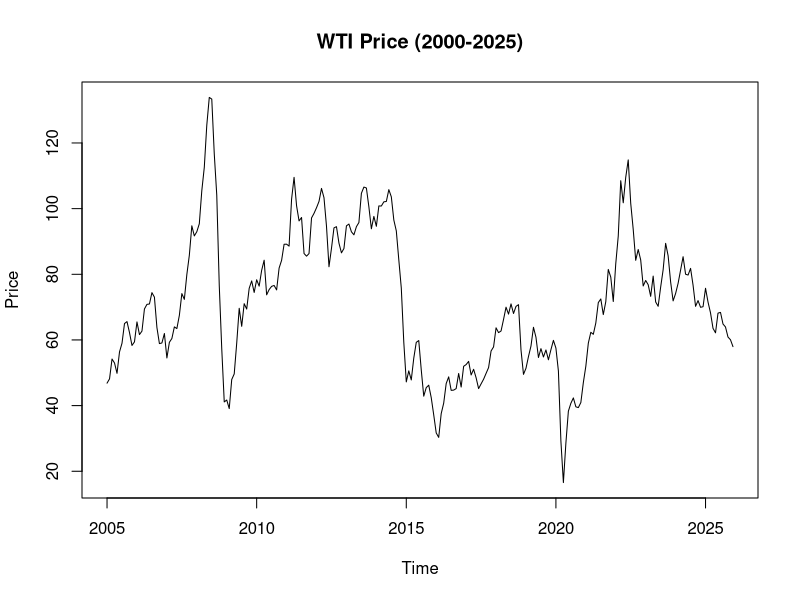
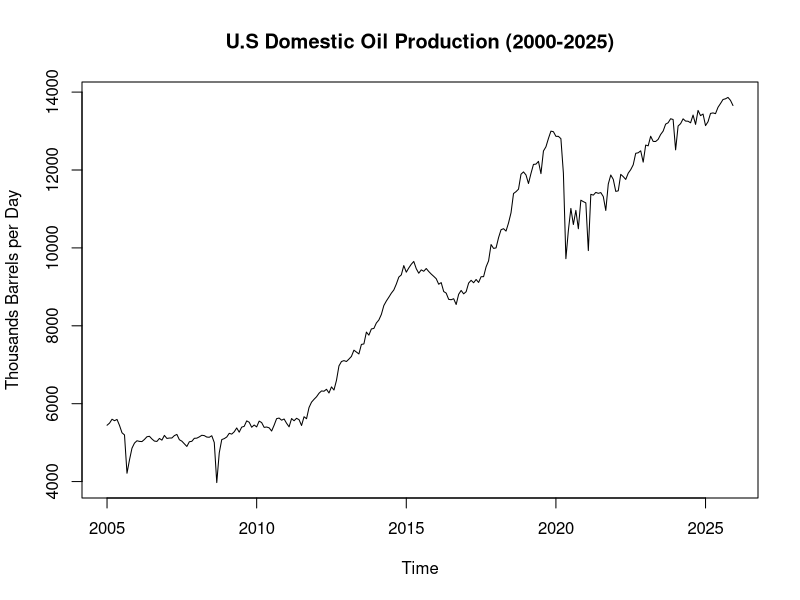
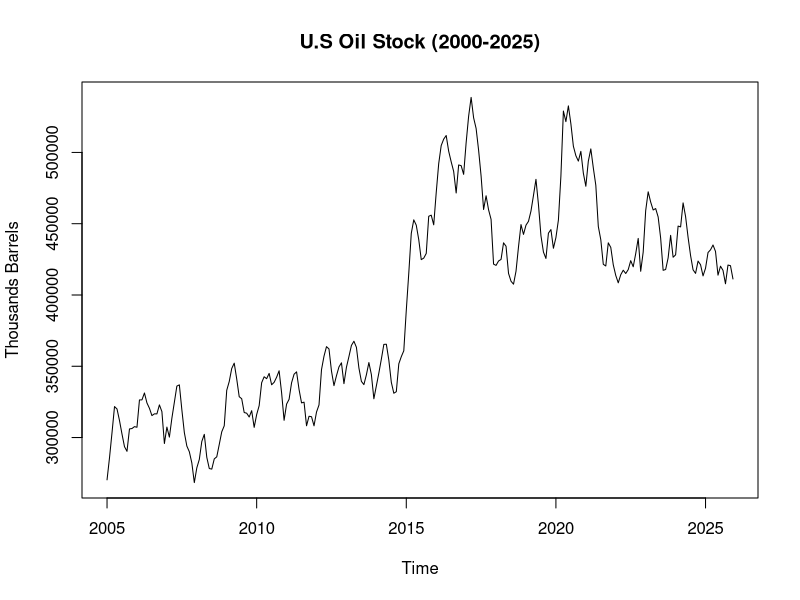
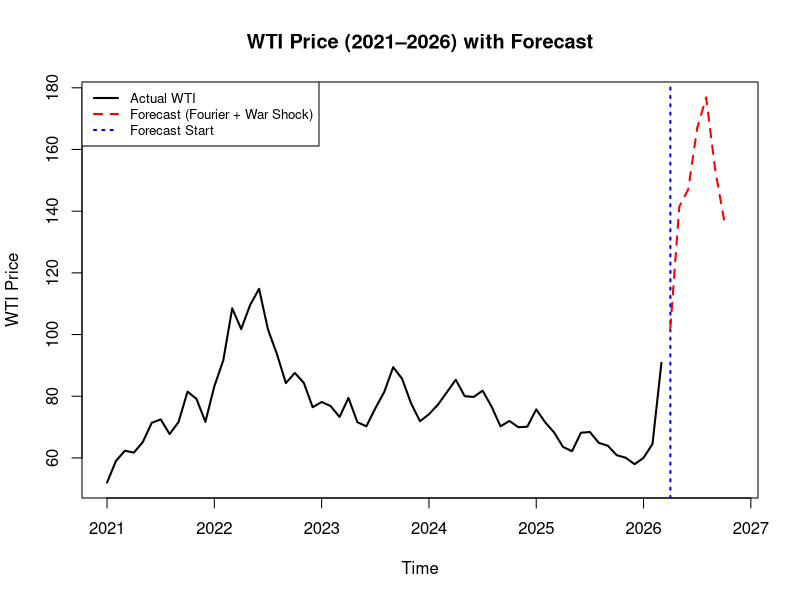

R code for these plots, in order:
## ---- chunk 1

library(readxl)
library(dplyr)
library(lubridate)
library(tidyr)
library(forecast)
library(tseries)
library(ggplot2)

## ---- chunk 2
wti_raw <- read_excel("Data/Cushing, OK WTI Spot Price FOB (Dollars per Barrel).xls")
stock_raw <- read_excel("Data/U.S. Ending Stocks of Crude Oil (Thousand Barrels).xls")
prod_raw <- read_excel("Data/U.S. Field Production of Crude Oil (Thousand Barrels per Day).xls")
## ---- chunk 3
wti_df <- data.frame(
  Date  = as.Date(wti_raw[[1]], format = "%Y/%m/%d"),
  Price = as.numeric(wti_raw[[2]])
) %>%
  na.omit() %>%
  arrange(Date)

wti_ts <- ts(wti_df[,2], start = c(1986,1), frequency = 12)

wti_sub <- window(wti_ts, start = c(2005, 1), end = c(2025, 12))

# Plot WTI training series
plot(wti_sub, main = "WTI Price (2000-2025)", ylab = "Price", xlab = "Time")

# Stationarity check
adf.test(wti_sub)

fit_arima <- auto.arima(wti_sub)
fit_arima

## ---- chunk 4
#Stock
stock_df <- data.frame(
  Date  = as.Date(stock_raw[[1]], format = "%Y/%m/%d"),
  Price = as.numeric(stock_raw[[2]])
) %>%
  na.omit() %>%
  arrange(Date)

#Production
prod_df <- data.frame(
  Date  = as.Date(prod_raw[[1]], format = "%Y/%m/%d"),
  Price = as.numeric(prod_raw[[2]])
) %>%
  na.omit() %>%
  arrange(Date)

prod_ts  <- ts(prod_df[,2],  start = c(1920, 1), frequency = 12)
stock_ts <- ts(stock_df[,2], start = c(2005, 1), frequency = 12)

# Subset to same training period (2000–2025)
prod_sub  <- window(prod_ts,  start = c(2005,1), end = c(2025,12))
plot(prod_sub, main = "U.S Domestic Oil Production (2000-2025)", ylab = "Thousands Barrels per Day", xlab = "Time")

stock_sub <- window(stock_ts, start = c(2005,1), end = c(2025,12))
plot(stock_sub, main = "U.S Oil Stock (2000-2025)", ylab = "Thousands Barrels", xlab = "Time")

#War Dummy
time_index <- time(wti_sub)

war_dummy <- ifelse(
  time_index >= 2022+2/12 & time_index < 2022+6/12,
  1, 0
)

#print(war_dummy) #check war dummy 
xreg_all <- cbind(prod_sub, stock_sub, war_dummy)

#print(xreg_all) #check all factors
## ---- chunk 5
fit_arimax <- auto.arima(wti_sub, xreg = xreg_all)
fit_arimax
## ---- chunk 6
# Gulf War window
gulf_train <- window(wti_ts, start = c(1986, 1), end = c(1990, 6))
gulf_test  <- window(wti_ts, start = c(1990, 7), end = c(1991, 1))

#log transform
gulf_train_log <- log(gulf_train)
gulf_test_log  <- log(gulf_test)

#Gulf War baseline model
fit_gulf_arima <- auto.arima(gulf_train_log)
fit_gulf_ets   <- ets(gulf_train_log)
fit_gulf_tbats <- tbats(gulf_train_log)

# ARIMA + Fourier
best_aicc_gulf <- Inf
best_k_gulf <- NA
fit_gulf_fourier <- NULL

for(k in 1:3){
  fit_try <- auto.arima(
    gulf_train_log,
    xreg = fourier(gulf_train_log, K = k),
    seasonal = FALSE
  )
  
  if(fit_try$aicc < best_aicc_gulf){
    best_aicc_gulf <- fit_try$aicc
    best_k_gulf <- k
    fit_gulf_fourier <- fit_try
  }
}

#Forecast Gulf War based on baseline
h_gulf <- length(gulf_test_log)

fc_gulf_arima <- forecast(fit_gulf_arima, h = h_gulf)
fc_gulf_ets   <- forecast(fit_gulf_ets, h = h_gulf)
fc_gulf_tbats <- forecast(fit_gulf_tbats, h = h_gulf)

fc_gulf_fourier <- forecast(
  fit_gulf_fourier,
  xreg = fourier(gulf_train_log, K = best_k_gulf, h = h_gulf),
  h = h_gulf
)

# War shock effects
shock_gulf_arima <- as.numeric(gulf_test_log - fc_gulf_arima$mean)
shock_gulf_ets   <- as.numeric(gulf_test_log - fc_gulf_ets$mean)
shock_gulf_tbats <- as.numeric(gulf_test_log - fc_gulf_tbats$mean)
shock_gulf_fourier <- as.numeric(gulf_test_log - fc_gulf_fourier$mean)
## ---- chunk 7
shock_table <- data.frame(
  Model = c("ARIMA", "ETS", "TBATS", "ARIMA+Fourier"),
  Month_1 = c(shock_gulf_arima[1], shock_gulf_ets[1], shock_gulf_tbats[1], shock_gulf_fourier[1]),
  Month_2 = c(shock_gulf_arima[2], shock_gulf_ets[2], shock_gulf_tbats[2], shock_gulf_fourier[2]),
  Month_3 = c(shock_gulf_arima[3], shock_gulf_ets[3], shock_gulf_tbats[3], shock_gulf_fourier[3]),
  Month_4 = c(shock_gulf_arima[4], shock_gulf_ets[4], shock_gulf_tbats[4], shock_gulf_fourier[4]),
  Month_5 = c(shock_gulf_arima[5], shock_gulf_ets[5], shock_gulf_tbats[5], shock_gulf_fourier[5]),
  Month_6 = c(shock_gulf_arima[6], shock_gulf_ets[6], shock_gulf_tbats[6], shock_gulf_fourier[6]),
  Month_7 = c(shock_gulf_arima[7], shock_gulf_ets[7], shock_gulf_tbats[7], shock_gulf_fourier[7])
)

colnames(shock_table) <- c("Model", "Month 1", "Month 2", "Month 3", "Month 4", "Month 5", "Month 6", "Month 7")

knitr::kable(shock_table, digits = 4, caption = "Gulf War Shock Vectors by Model (Log Scale)")
## ---- chunk 8
# Ukraine window（same length as Gulf War）
ukr_train <- window(wti_ts, start = c(2018, 1), end = c(2022, 1))
ukr_test  <- window(wti_ts, start = c(2022, 2), end = c(2022, 8))  # 7 months

#log transform
ukr_train_log <- log(ukr_train) 
ukr_test_log  <- log(ukr_test)

#Ukraine baseline models
fit_ukr_arima <- auto.arima(ukr_train_log)
fit_ukr_ets   <- ets(ukr_train_log)
fit_ukr_tbats <- tbats(ukr_train_log)

# ARIMA + Fourier
best_aicc_ukr <- Inf
best_k_ukr <- NA
fit_ukr_fourier <- NULL

for(k in 1:3){
  fit_try <- auto.arima(
    ukr_train_log,
    xreg = fourier(ukr_train_log, K = k),
    seasonal = FALSE
  )
  
  if(fit_try$aicc < best_aicc_ukr){
    best_aicc_ukr <- fit_try$aicc
    best_k_ukr <- k
    fit_ukr_fourier <- fit_try
  }
}

#Forecast 2022 war period baseline
h_ukr <- length(ukr_test_log)

fc_ukr_arima <- forecast(fit_ukr_arima, h = h_ukr)
fc_ukr_ets   <- forecast(fit_ukr_ets, h = h_ukr)
fc_ukr_tbats <- forecast(fit_ukr_tbats, h = h_ukr)

fc_ukr_fourier <- forecast(
  fit_ukr_fourier,
  xreg = fourier(ukr_train_log, K = best_k_ukr, h = h_ukr),
  h = h_ukr
)

## ---- chunk 9
#ARIMA + War Shock
pred_ukr_arima_war_log <- as.numeric(fc_ukr_arima$mean) + shock_gulf_arima
pred_ukr_arima_war <- exp(pred_ukr_arima_war_log)
## ---- chunk 10
#ETS + War shock
pred_ukr_ets_war_log <- as.numeric(fc_ukr_ets$mean) + shock_gulf_ets
pred_ukr_ets_war <- exp(pred_ukr_ets_war_log)
## ---- chunk 11
#TBATS + War shock
pred_ukr_tbats_war_log <- as.numeric(fc_ukr_tbats$mean) + shock_gulf_tbats
pred_ukr_tbats_war <- exp(pred_ukr_tbats_war_log)
## ---- chunk 12
# ARIMA + Fourier + War shock
pred_ukr_fourier_war_log <- as.numeric(fc_ukr_fourier$mean) + shock_gulf_fourier
pred_ukr_fourier_war <- exp(pred_ukr_fourier_war_log)
## ---- chunk 13
shock_table <- data.frame(
  Model = c("ARIMA", "ETS", "TBATS", "ARIMA+Fourier"),
  Month_1 = c(pred_ukr_arima_war[1], pred_ukr_ets_war[1], pred_ukr_tbats_war[1], pred_ukr_fourier_war[1]),
  Month_2 = c(pred_ukr_arima_war[2], pred_ukr_ets_war[2], pred_ukr_tbats_war[2], pred_ukr_fourier_war[2]),
  Month_3 = c(pred_ukr_arima_war[3], pred_ukr_ets_war[3], pred_ukr_tbats_war[3], pred_ukr_fourier_war[3]),
  Month_4 = c(pred_ukr_arima_war[4], pred_ukr_ets_war[4], pred_ukr_tbats_war[4], pred_ukr_fourier_war[4]),
  Month_5 = c(pred_ukr_arima_war[5], pred_ukr_ets_war[5], pred_ukr_tbats_war[5], pred_ukr_fourier_war[5]),
  Month_6 = c(pred_ukr_arima_war[6], pred_ukr_ets_war[6], pred_ukr_tbats_war[6], pred_ukr_fourier_war[6]),
  Month_7 = c(pred_ukr_arima_war[7], pred_ukr_ets_war[7], pred_ukr_tbats_war[7], pred_ukr_fourier_war[7])
)

colnames(shock_table) <- c("Model", "Feb", "Mar", "Apr", "May", "Jun", "Jul", "Aug")

knitr::kable(shock_table, digits = 4, caption = "Forecast WTI Price during Russia-Ukraine War Period")
## ---- chunk 14
# Compare forecasting data and real data
actual_ukr <- as.numeric(ukr_test)
Arima_Scores<-accuracy(pred_ukr_arima_war, actual_ukr)
ETS_Scores<-accuracy(pred_ukr_ets_war, actual_ukr)
TBAT_Scores<-accuracy(pred_ukr_tbats_war, actual_ukr)
Fourier_Scores <- accuracy(pred_ukr_fourier_war, actual_ukr)

scores_cbind <- as.data.frame(rbind(Arima_Scores, ETS_Scores, TBAT_Scores, Fourier_Scores))
row.names(scores_cbind) <-c("ARIMA","ETS","TBAT","Fourier")
print(scores_cbind)
## ---- chunk 15
# Ukraine war shock from Fourier model
shock_ukr_fourier <- as.numeric(ukr_test_log - fc_ukr_fourier$mean)

# check the shock values
print(shock_ukr_fourier)

# Year 2026's WTI price
wti_train_2026 <- window(wti_ts, start = c(2022, 9), end = c(2026, 3))  # Use data after the Ukraine War
wti_train_2026_log <- log(wti_train_2026)

# Final ARIMA + Fourier model
best_aicc_2026 <- Inf
best_k_2026 <- NA
fit_final_fourier <- NULL

for(k in 1:3){
  fit_try <- auto.arima(
    wti_train_2026_log,
    xreg = fourier(wti_train_2026_log, K = k),
    seasonal = FALSE
  )
  
  if(fit_try$aicc < best_aicc_2026){
    best_aicc_2026 <- fit_try$aicc
    best_k_2026 <- k
    fit_final_fourier <- fit_try
  }
}

summary(fit_final_fourier)

# Forecast baseline WTI after April 2026
h_future <- length(shock_ukr_fourier)

fc_2026_fourier <- forecast(
  fit_final_fourier,
  xreg = fourier(wti_train_2026_log, K = best_k_2026, h = h_future),
  h = h_future
)

# baseline forecast in log scale
baseline_2026_log <- as.numeric(fc_2026_fourier$mean)

# Add 2022 Ukraine War shock trend to the 2026 baseline forecast
pred_2026_war_log <- baseline_2026_log + shock_ukr_fourier
pred_2026_war <- exp(pred_2026_war_log)

# output
forecast_2026_results <- data.frame(
  Time = time(fc_2026_fourier$mean),
  Fourier_with_2022_WarShock = pred_2026_war
)
## ---- chunk 16
forecast_display <- data.frame(
  Date = c("Apr 2026", "May 2026", "Jun 2026", "Jul 2026", "Aug 2026", "Sep 2026", "Oct 2026"),
  Predicted_WTI_Price = round(forecast_2026_results$Fourier_with_2022_WarShock, 2)
)

colnames(forecast_display) <- c("Date", "Predicted WTI Price ($/barrel)")

knitr::kable(forecast_display, caption = "Predicted WTI Crude Oil Prices (April–October 2026)")
## ---- chunk 17
# Filter observed data from 2021 to 2026.3
wti_plot_actual <- window(wti_ts, start = c(2021, 1), end = c(2026, 3))

# Turn forecast data into time series
wti_forecast_ts <- ts(
  pred_2026_war,
  start = c(2026, 4),
  frequency = 12
)

# Plot observed data
plot(
  wti_plot_actual,
  xlim = c(2021, 2026 + 10/12),
  ylim = range(c(wti_plot_actual, wti_forecast_ts)),
  col = "black",
  lwd = 2,
  ylab = "WTI Price",
  xlab = "Time",
  main = "WTI Price (2021–2026) with Forecast"
)


# Add forecast start line
abline(v = 2026 + 3/12, col = "blue", lty = 3, lwd = 2)

# Add forecast line
lines(
  wti_forecast_ts,
  col = "red",
  lwd = 2,
  lty = 2
)

# Add legend
legend(
  "topleft",
  legend = c("Actual WTI", "Forecast (Fourier + War Shock)", "Forecast Start"),
  col = c("black", "red", "blue"),
  lty = c(1, 2, 3),
  lwd = 2,
  cex = 0.8
)
